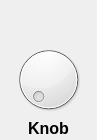
<?xml version="1.0" encoding="UTF-8"?>
<ui version="4.0">
 <class>KnobComponent</class>
 <widget class="QWidget" name="KnobComponent">
  <property name="geometry">
   <rect>
    <x>0</x>
    <y>0</y>
    <width>94</width>
    <height>140</height>
   </rect>
  </property>
  <property name="windowTitle">
   <string>Knob Component</string>
  </property>
  <layout class="QVBoxLayout" name="knob_component_layout">
   <property name="spacing">
    <number>0</number>
   </property>
   <property name="topMargin">
    <number>0</number>
   </property>
   <property name="bottomMargin">
    <number>0</number>
   </property>
   <item>
    <widget class="QWidget" name="knob_editbox_placeholder" native="true">
     <property name="sizePolicy">
      <sizepolicy hsizetype="Fixed" vsizetype="Fixed">
       <horstretch>0</horstretch>
       <verstretch>0</verstretch>
      </sizepolicy>
     </property>
     <property name="minimumSize">
      <size>
       <width>0</width>
       <height>22</height>
      </size>
     </property>
    </widget>
   </item>
   <item alignment="Qt::AlignHCenter">
    <widget class="QLineEdit" name="knob_editbox">
     <property name="enabled">
      <bool>false</bool>
     </property>
     <property name="sizePolicy">
      <sizepolicy hsizetype="Fixed" vsizetype="Fixed">
       <horstretch>0</horstretch>
       <verstretch>0</verstretch>
      </sizepolicy>
     </property>
     <property name="maximumSize">
      <size>
       <width>60</width>
       <height>16777215</height>
      </size>
     </property>
     <property name="frame">
      <bool>false</bool>
     </property>
     <property name="alignment">
      <set>Qt::AlignCenter</set>
     </property>
    </widget>
   </item>
   <item alignment="Qt::AlignHCenter">
    <widget class="KnobWidget" name="knob_widget">
     <property name="sizePolicy">
      <sizepolicy hsizetype="Fixed" vsizetype="Fixed">
       <horstretch>0</horstretch>
       <verstretch>0</verstretch>
      </sizepolicy>
     </property>
     <property name="minimumSize">
      <size>
       <width>75</width>
       <height>75</height>
      </size>
     </property>
     <property name="maximumSize">
      <size>
       <width>75</width>
       <height>75</height>
      </size>
     </property>
    </widget>
   </item>
   <item alignment="Qt::AlignHCenter">
    <widget class="EditableLabelWidget" name="knob_name">
     <property name="sizePolicy">
      <sizepolicy hsizetype="Preferred" vsizetype="Preferred">
       <horstretch>0</horstretch>
       <verstretch>0</verstretch>
      </sizepolicy>
     </property>
     <property name="font">
      <font>
       <pointsize>12</pointsize>
       <bold>true</bold>
      </font>
     </property>
     <property name="text">
      <string>Knob</string>
     </property>
    </widget>
   </item>
  </layout>
 </widget>
 <customwidgets>
  <customwidget>
   <class>EditableLabelWidget</class>
   <extends>QLabel</extends>
   <header>pyfx.widgets.editable_label_widget</header>
  </customwidget>
  <customwidget>
   <class>KnobWidget</class>
   <extends>QDial</extends>
   <header>pyfx.widgets.knob_widget</header>
  </customwidget>
 </customwidgets>
 <resources/>
 <connections/>
</ui>
